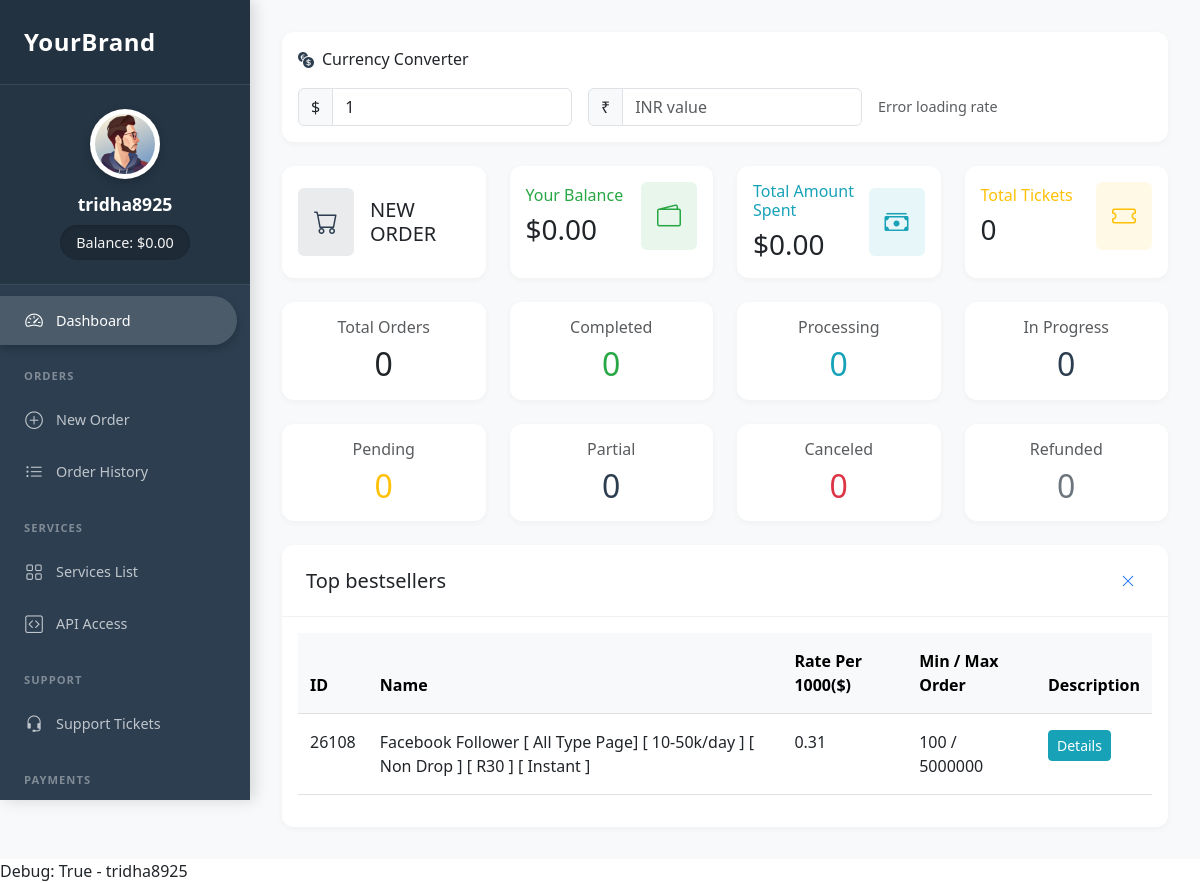
Before: /dashboard/ (signed in) with the older database file.
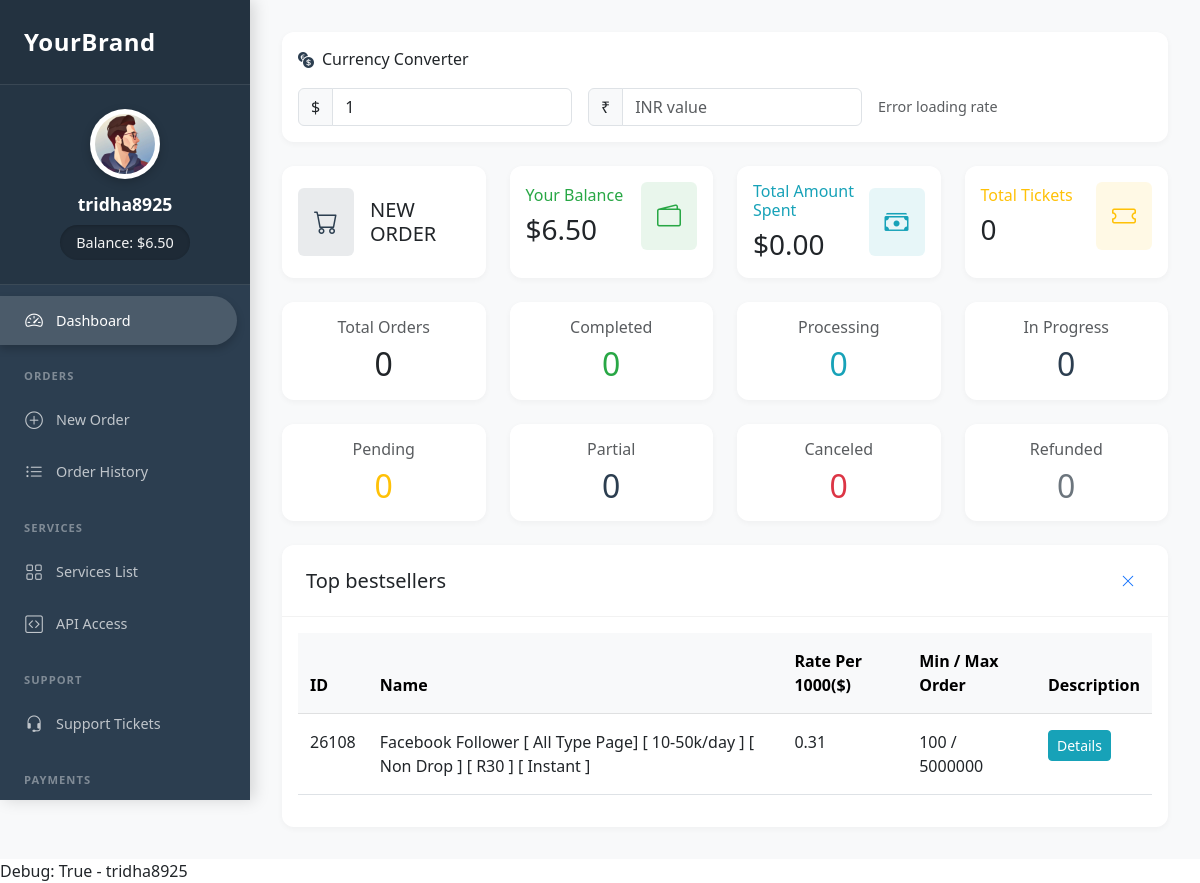
After: the same page with the newer database file.
### authentication/models.py (models this page shows, shortened)
class User(AbstractUser):
    phone_number = models.CharField(max_length=15, blank=True, null=True)
    profile_picture = models.ImageField(upload_to='profile_pictures/', null=True, blank=True)
    balance = models.DecimalField(max_digits=10, decimal_places=2, default=0.00)
    timezone = models.CharField(max_length=50, default='UTC')
    phone = models.CharField(max_length=20, blank=True, null=True)
    address = models.TextField(blank=True, null=True)
    city = models.CharField(max_length=100, blank=True, null=True)
    website = models.URLField(max_length=200, blank=True, null=True)
    skype = models.CharField(max_length=50, blank=True, null=True)
    whatsapp = models.CharField(max_length=20, blank=True, null=True)
    api_key = models.CharField(max_length=64, unique=True, blank=True, null=True)

### user_dashboard/views.py (the view)
# urls.py: path('dashboard/', include('user_dashboard.urls')),
@login_required
def dashboard(request):
    context = {
        'active_tab': 'dashboard'
    }
    return render(request, 'user_dashboard/dashboard.html', context)

### templates/user_dashboard/dashboard.html (shortened to what the changed rows need)
{% extends 'user_dashboard/base_dashboard.html' %}
{% block dashboard_content %}
<div class="row g-4 mb-4">
    <div class="col-md-3">
        <div class="card h-100 border-0">
            <div class="card-body">
                <div class="d-flex justify-content-between align-items-center">
                    <div>
                        <h6 class="text-success mb-2">Your Balance</h6>
                        <h3 class="mb-0">${{ user.balance|default:"0.00" }}</h3>
                    </div>
                </div>
            </div>
        </div>
    </div>
</div>
<div class="row g-4 mb-4">
    <div class="col-md-3">
        <div class="card border-0">
            <div class="card-body text-center">
                <h2 class="mb-0 text-dark">{{ total_orders|default:"0" }}</h2>
            </div>
        </div>
    </div>
    <div class="col-md-3">
        <div class="card border-0">
            <div class="card-body text-center">
                <h2 class="mb-0 text-success">{{ completed_orders|default:"0" }}</h2>
            </div>
        </div>
    </div>
    <div class="col-md-3">
        <div class="card border-0">
            <div class="card-body text-center">
                <h2 class="mb-0 text-info">{{ processing_orders|default:"0" }}</h2>
            </div>
        </div>
    </div>
    <div class="col-md-3">
        <div class="card border-0">
            <div class="card-body text-center">
                <h2 class="mb-0 text-primary">{{ in_progress_orders|default:"0" }}</h2>
            </div>
        </div>
    </div>
</div>
<div class="row g-4">
    <div class="col-md-3">
        <div class="card border-0">
            <div class="card-body text-center">
                <h2 class="mb-0 text-warning">{{ pending_orders|default:"0" }}</h2>
            </div>
        </div>
    </div>
    <div class="col-md-3">
        <div class="card border-0">
            <div class="card-body text-center">
                <h2 class="mb-0 text-primary">{{ partial_orders|default:"0" }}</h2>
            </div>
        </div>
    </div>
    <div class="col-md-3">
        <div class="card border-0">
            <div class="card-body text-center">
                <h2 class="mb-0 text-danger">{{ canceled_orders|default:"0" }}</h2>
            </div>
        </div>
    </div>
    <div class="col-md-3">
        <div class="card border-0">
            <div class="card-body text-center">
                <h2 class="mb-0 text-secondary">{{ refunded_orders|default:"0" }}</h2>
            </div>
        </div>
    </div>
</div>
<div class="card mt-4 border-0">
    <div class="card-body">
        <div class="table-responsive">
            <table class="table">
                <thead class="table-light">
                    <tr>
                        <th>ID</th>
                        <th>Name</th>
                        <th>Rate Per 1000($)</th>
                        <th>Min / Max Order</th>
                        <th>Description</th>
                    </tr>
                </thead>
            </table>
        </div>
    </div>
</div>
{% endblock %}

### templates/user_dashboard/base_dashboard.html (shortened to what this page needs)
{% extends 'base.html' %}
{% load static %}
{% block content %}
<link rel="stylesheet" href="https://cdn.jsdelivr.net/npm/bootstrap-icons@1.11.1/font/bootstrap-icons.css">
<div id="wrapper">
    <nav id="sidebar">
        <div class="sidebar-header">
            <a href="{% url 'user_dashboard' %}" class="sidebar-brand">
                YourBrand
            </a>
        </div>
        <div class="user-profile">
            {% if user.profile_picture and user.profile_picture.url %}
                <img src="{{ user.profile_picture.url }}" class="profile-img" alt="{{ user.username }}">
            {% else %}
                <img src="{% static 'images/default-avatar.png' %}" class="profile-img" alt="{{ user.username }}">
            {% endif %}
            <div class="username">{{ user.username }}</div>
            <div class="balance">Balance: ${{ user.balance|default:"0.00" }}</div>
        </div>
        <div class="nav-menu">
            <a href="{% url 'user_dashboard' %}" class="nav-link {% if active_tab == 'dashboard' %}active{% endif %}">
                <i class="bi bi-speedometer2"></i>
                <span>Dashboard</span>
            </a>
            <div class="nav-section">ORDERS</div>
            <a href="{% url 'new_order' %}" class="nav-link {% if active_tab == 'new_order' %}active{% endif %}">
                <i class="bi bi-plus-circle"></i>
                <span>New Order</span>
            </a>
            <a href="{% url 'order_log' %}" class="nav-link {% if active_tab == 'order_history' %}active{% endif %}">
                <i class="bi bi-list-ul"></i>
                <span>Order History</span>
            </a>
            <div class="nav-section">SERVICES</div>
            <a href="{% url 'services' %}" class="nav-link {% if active_tab == 'services' %}active{% endif %}">
                <i class="bi bi-grid"></i>
                <span>Services List</span>
            </a>
            <a href="{% url 'api_documentation' %}" class="nav-link {% if active_tab == 'api' %}active{% endif %}">
                <i class="bi bi-code-square"></i>
                <span>API Access</span>
            </a>
            <div class="nav-section">SUPPORT</div>
            <a href="{% url 'ticket_list' %}" class="nav-link {% if active_tab == 'support' %}active{% endif %}">
                <i class="bi bi-headset"></i>
                <span>Support Tickets</span>
            </a>
            <div class="nav-section">PAYMENTS</div>
        </div>
    </nav>
    <div id="content">
        {% block dashboard_content %}{% endblock %}
    </div>
</div>
{% endblock %}

### templates/base.html (shortened to what this page needs)
<!DOCTYPE html>
<html lang="en">
   <head>
      <link href="https://cdn.jsdelivr.net/npm/bootstrap@5.3.0/dist/css/bootstrap.min.css" rel="stylesheet" />
   </head>
   <body>
      <div class="main-content">
          {% block content %}{% endblock %}
      </div>
      <div class="container">
         Debug: {{ user.is_authenticated }} - {{ user.username }}
      </div>
   </body>
</html>

Changed rows visible on the page:
changed User "tridha8925": balance "0.00" → "6.50"
